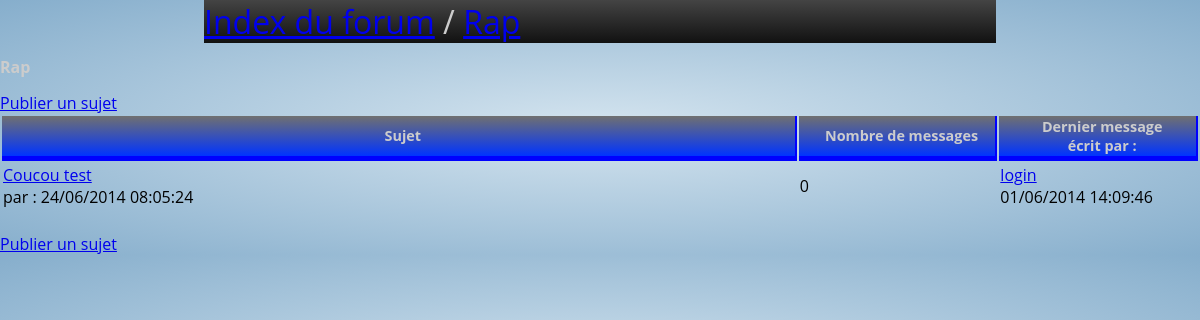
Screenshot of /forum/index.php?page=forum_sujet&R=2 with the database file from the repository.
### tables this page shows
CREATE TABLE IF NOT EXISTS `forum_rubrique` (
  `id_rubrique` int(3) NOT NULL AUTO_INCREMENT,
  `titre_rub` varchar(100) NOT NULL,
  `description` varchar(1000) NOT NULL,
  `actif` int(11) NOT NULL,
  PRIMARY KEY (`id_rubrique`)
);

CREATE TABLE IF NOT EXISTS `forum_sujet` (
  `id_sujet` int(11) NOT NULL AUTO_INCREMENT,
  `titre_sujet` varchar(100) DEFAULT NULL,
  `description` varchar(1000) DEFAULT NULL,
  `date_creation` datetime DEFAULT NULL,
  `id_user` int(11) DEFAULT NULL,
  `id_rubrique` int(11) DEFAULT NULL,
  `actif` int(11) DEFAULT NULL,
  PRIMARY KEY (`id_sujet`)
);

CREATE TABLE IF NOT EXISTS `membre` (
  `id` int(11) NOT NULL AUTO_INCREMENT,
  `login` varchar(20) DEFAULT NULL,
  `password` varchar(255) DEFAULT NULL,
  `zipcode` varchar(5) DEFAULT NULL,
  `mail` varchar(45) DEFAULT NULL,
  `photo` varchar(255) DEFAULT NULL,
  `name` varchar(255) DEFAULT NULL,
  PRIMARY KEY (`id`),
  UNIQUE KEY `login_UNIQUE` (`login`)
);

CREATE TABLE IF NOT EXISTS `forum_message` (
  `id_message` int(11) NOT NULL AUTO_INCREMENT,
  `text` text NOT NULL,
  `date_publication` datetime NOT NULL,
  `id_user` int(11) NOT NULL,
  `id_sujet` int(11) NOT NULL,
  `actif` int(11) NOT NULL,
  PRIMARY KEY (`id_message`)
);

### forum/controleurs/forum_sujet.php (called while the page is built, shortened)
<?php
include('modeles/forum.php');
$req8 = liste($_GET['R']);
$req5 = afficherRubrique1();
include ('vues/forum_sujet.php');
?>

### forum/modeles/forum.php (called while the page is built, shortened)
<?php
function nombreMessage($donnees)
{
    global $bdd;
    $req=$bdd-> prepare('SELECT COUNT(*) AS nb_message FROM forum_message INNER JOIN forum_sujet ON forum_message.id_sujet = forum_sujet.id_sujet WHERE forum_sujet.actif=0 AND titre_sujet = ? AND id_rubrique=?');
    $req->execute(array($donnees,$_GET['R']));
    return $req;
}
function dernierMessageUser2 ($donnees)
{
    global $bdd;
    $req=$bdd->prepare('SELECT login FROM membre
                        INNER JOIN forum_message ON membre.id=forum_message.id_user
                        INNER JOIN forum_sujet ON forum_message.id_sujet = forum_sujet.id_sujet AND forum_sujet.id_sujet=?
                        WHERE forum_message.actif=0
                        ORDER BY login DESC LIMIT 1 ');
    $req->execute(array($donnees));
    return $req;
}
function dernierMessageDate2 ($donnees)
{
    global $bdd;
    $req=$bdd->prepare('SELECT date_publication FROM forum_message
                            INNER JOIN forum_sujet ON forum_sujet.id_sujet=forum_message.id_sujet
                            AND forum_sujet.id_sujet=?
                            WHERE forum_message.actif=0
                            ORDER BY date_publication DESC LIMIT 1');
    $req->execute(array($donnees));
    return $req;
}
function afficherRubrique1()
{
    global $bdd;
    $req = $bdd->prepare('SELECT * FROM forum_rubrique WHERE id_rubrique= ? AND actif=0');
    $req->execute(array($_GET['R'] ));
    return $req;
}
function liste($id){
    global $bdd;
$res = "SELECT * from forum_sujet where id_sujet=$id";
$req = $bdd-> query($res) or die(print_r($bdd->errorInfo()));
        return $req;
}
function lienprofil($donnees3)
{
    global $bdd;
    $req = $bdd->prepare('SELECT * FROM membre WHERE login= ?');
    $req->execute(array($donnees3));
    return $req;
}
?>

### forum/vues/forum_sujet.php (the view, shortened to what this page needs)
<!DOCTYPE HTML >
<html>
  <head>
    <LINK rel="stylesheet" href="css/forum.css">
                    <div id='d1'>
                    <a href="index.php?page=forum_rubrique">Index du forum</a> /
                    <a href="index.php?page=forum_sujet&R=<?php $donnees5 = $req5->fetch(); echo $donnees5['id_rubrique'];?>"><?php echo $donnees5['titre_rub'];?></a>
                    </div>
                    <h2 class="t1"> <?php echo $donnees5['titre_rub']; ?></h2>
                <a class="publier" href="index.php?page=sujet&SU=<?php echo $donnees5['id_rubrique'];?>">Publier un sujet</a>
            <table>
                <tr>
                    <th class="ce1">Sujet</th>
                    <th class="ce2">Nombre de messages</th>
                    <th class="ce3">Dernier message</br>écrit par :</th>
                </tr>
                <?php
                while ($donnees = $req8->fetch()) {
                    $req2 = nombreMessage($donnees['titre_sujet']);
                    $donnees2 = $req2 ->fetch();
                    $req3 = dernierMessageUser2($donnees['id_sujet']);
                    $donnees3=$req3->fetch();
                    $req4 =  dernierMessageDate2($donnees['id_sujet']);
                    $donnees4=$req4->fetch();
                    $req6 = pseudoSujet($donnees['id_sujet']);
                    $donnees6=$req6->fetch();
                    $req5=lienprofil ($donnees3['login'])  ;
                    $dn=$req5->fetch();
                    $dateMySQL= $donnees['date_creation'];
 					$date = new DateTime($dateMySQL);
 					$dateMySQL2= $donnees4['date_publication'];
 					$date2 = new DateTime($dateMySQL2);
                    ?>
                 <tr>
                    <td class="titre"><a href="index.php?page=forum_message&S=<?php echo $donnees['id_sujet'];?>"><?php echo $donnees['titre_sujet'];?></a>
                    </br> par : <a class="pseudo" href="index.php?page=profil&id=<?php echo $donnees6['id_user'] ?>"><?php echo $donnees6['login'];?></a>  <?php echo $date->format('d/m/Y H:i:s');?></td>
                    <?php echo '<td class="nbrsujet">'. $donnees2['nb_message'].'</td>'; ?>
                    <td class="deniermessage"><a class="pseudo" href="index.php?page=profil&id=<?php echo $dn['id_user'] ?>"><?php echo $donnees3['login'];?></a></br>
                    <?php
                    if (empty($donnees4['date_publication']))
                    {
                    }
                    else
                    {
                    echo $date2->format('d/m/Y H:i:s');
                    }
                    ?></td>
                    </tr>
              <?php
                }
                    ?>
            </table> </br>
			<a class="publier" href="index.php?page=sujet&SU=<?php echo $donnees5['id_rubrique'];?>">Publier un sujet</a>

### forum/css/forum.css (style rules this page uses)
html, body { margin: 0; padding: 0; font-family: 'Open Sans', sans-serif; background: rgb(212,228,239); background: -moz-radial-gradient(center, ellipse cover, rgba(212,228,239,1) 0%, rgba(134,174,204,1) 100%); background: -webkit-gradient(radial, center center, 0px, center center, 100%, color-stop(0%,rgba(212,228,239,1)), color-stop(100%,rgba(134,174,204,1))); background: -webkit-radial-gradient(center, ellipse cover, rgba(212,228,239,1) 0%,rgba(134,174,204,1) 100%); background: -o-radial-gradient(center, ellipse cover, rgba(212,228,239,1) 0%,rgba(134,174,204,1) 100%); background: -ms-radial-gradient(center, ellipse cover, rgba(212,228,239,1) 0%,rgba(134,174,204,1) 100%); background: radial-gradient(ellipse at center, rgba(212,228,239,1) 0%,rgba(134,174,204,1) 100%); background-size: cover; min-width: 800px; min-width: 1024px; }
#d1 { font-size: 2em; color : #CCCCCC; width : 66%; margin-left: auto; margin-right: auto; background-image : linear-gradient(#444444, #111111); }
.ce1 { width :40%; color :#CCCCCC; background-image:linear-gradient(#707070, #0033FF); border-right: 2px solid blue; border-bottom: 5px solid blue; font-size: 0.9em; padding-left: 10px; }
.ce2 { width :10%; color :#CCCCCC; background-image:linear-gradient(#707070, #0033FF); border-right: 2px solid blue; border-bottom: 5px solid blue; font-size: 0.9em; padding-left: 10px; }
.ce3 { width :10%; color :#CCCCCC; background-image:linear-gradient(#707070, #0033FF); border-right: 2px solid blue; border-bottom: 5px solid blue; font-size: 0.9em; padding-left: 10px; }
.t1 { color:#CCCCCC; font-size: 1em; }

### rows the page displays
forum_rubrique: titre_rub "Rap"
forum_sujet: titre_sujet "Coucou test", date_creation "24/06/2014 08:05:24", nb_message "0", membre.login "login", forum_message.date_publication "01/06/2014 14:09:46"
